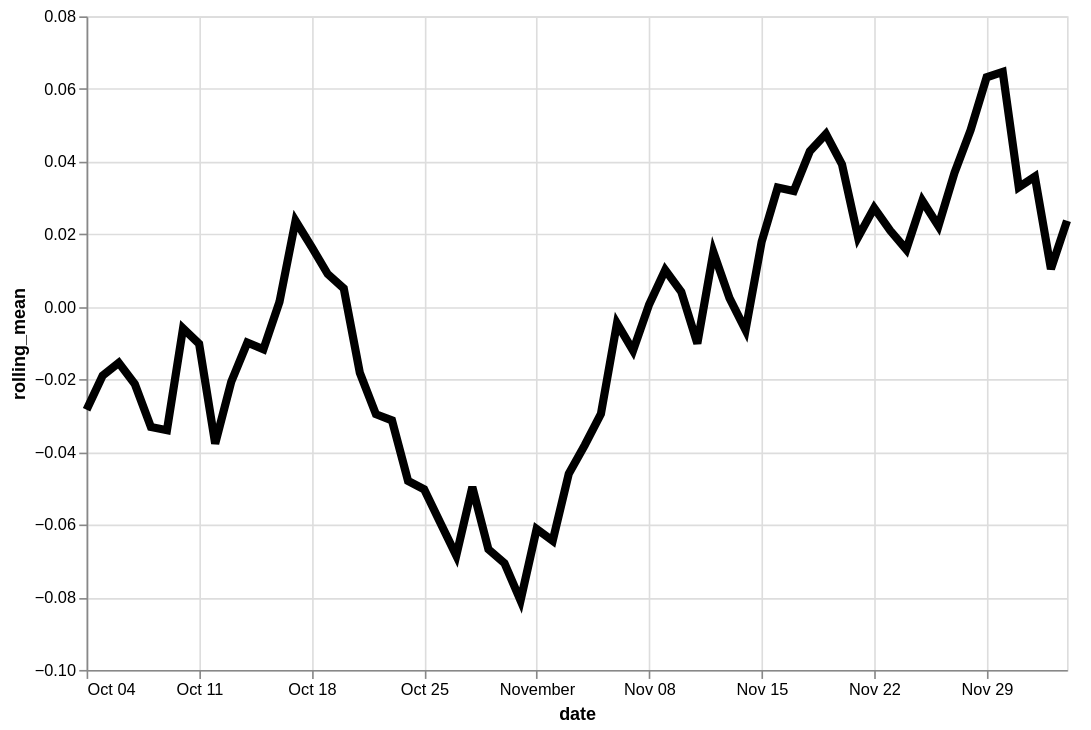

Write a Vega-Lite specification for this figure.
### Vega-Lite specification from a JSON file in a GitHub repository (floating-point values rounded to 4 significant figures)
{"config": {"view": {"continuousWidth": 400, "continuousHeight": 300}}, "data": {"name": "data-e1bd7a2a8095863c9ce1a1f05ec566dd"}, "mark": {"type": "line", "color": "black", "size": 5}, "encoding": {"x": {"type": "temporal", "field": "date"}, "y": {"type": "quantitative", "field": "rolling_mean"}}, "height": 400, "transform": [{"window": [{"op": "mean", "field": "residual", "as": "rolling_mean"}], "frame": [-4, 3]}], "width": 600, "$schema": "https://vega.github.io/schema/vega-lite/v4.8.1.json", "datasets": {"data-e1bd7a2a8095863c9ce1a1f05ec566dd": [{"date": "2020-10-04", "residual": -0.1669}, {"date": "2020-10-05", "residual": -0.1705}, {"date": "2020-10-06", "residual": 0.06151}, {"date": "2020-10-07", "residual": 0.1626}, {"date": "2020-10-08", "residual": 0.01873}, {"date": "2020-10-09", "residual": 0.002258}, {"date": "2020-10-10", "residual": -0.0565}, {"date": "2020-10-11", "residual": -0.1157}, {"date": "2020-10-12", "residual": -0.174}, {"date": "2020-10-13", "residual": 0.05384}, {"date": "2020-10-14", "residual": 0.0274}, {"date": "2020-10-15", "residual": -0.05735}, {"date": "2020-10-16", "residual": 0.1552}, {"date": "2020-10-17", "residual": 0.08843}, {"date": "2020-10-18", "residual": -0.0711}, {"date": "2020-10-19", "residual": -0.01153}, {"date": "2020-10-20", "residual": 0.004799}, {"date": "2020-10-21", "residual": -0.003849}, {"date": "2020-10-22", "residual": -0.03219}, {"date": "2020-10-23", "residual": -0.08913}, {"date": "2020-10-24", "residual": -0.03069}, {"date": "2020-10-25", "residual": -0.002879}, {"date": "2020-10-26", "residual": -0.08469}, {"date": "2020-10-27", "residual": -0.1448}, {"date": "2020-10-28", "residual": -0.01381}, {"date": "2020-10-29", "residual": -0.07691}, {"date": "2020-10-30", "residual": -0.1051}, {"date": "2020-10-31", "residual": 0.06211}, {"date": "2020-11-01", "residual": -0.1681}, {"date": "2020-11-02", "residual": -0.03352}, {"date": "2020-11-03", "residual": -0.1669}, {"date": "2020-11-04", "residual": 0.01273}, {"date": "2020-11-05", "residual": -0.03967}, {"date": "2020-11-06", "residual": 0.07044}, {"date": "2020-11-07", "residual": -0.04141}, {"date": "2020-11-08", "residual": 0.1305}, {"date": "2020-11-09", "residual": 0.03152}, {"date": "2020-11-10", "residual": -0.09348}, {"date": "2020-11-11", "residual": -0.06555}, {"date": "2020-11-12", "residual": 0.08889}, {"date": "2020-11-13", "residual": -0.08787}, {"date": "2020-11-14", "residual": -0.04328}, {"date": "2020-11-15", "residual": 0.1598}, {"date": "2020-11-16", "residual": 0.02925}, {"date": "2020-11-17", "residual": -0.03905}, {"date": "2020-11-18", "residual": 0.101}, {"date": "2020-11-19", "residual": 0.05412}, {"date": "2020-11-20", "residual": 0.08138}, {"date": "2020-11-21", "residual": -0.0003728}, {"date": "2020-11-22", "residual": -0.005361}, {"date": "2020-11-23", "residual": 0.09289}, {"date": "2020-11-24", "residual": -0.131}, {"date": "2020-11-25", "residual": 0.02542}, {"date": "2020-11-26", "residual": 0.051}, {"date": "2020-11-27", "residual": 0.01239}, {"date": "2020-11-28", "residual": 0.1886}, {"date": "2020-11-29", "residual": -0.05593}, {"date": "2020-11-30", "residual": 0.1119}, {"date": "2020-12-01", "residual": 0.187}, {"date": "2020-12-02", "residual": -0.0147}, {"date": "2020-12-03", "residual": 0.03719}, {"date": "2020-12-04", "residual": -0.203}]}}
